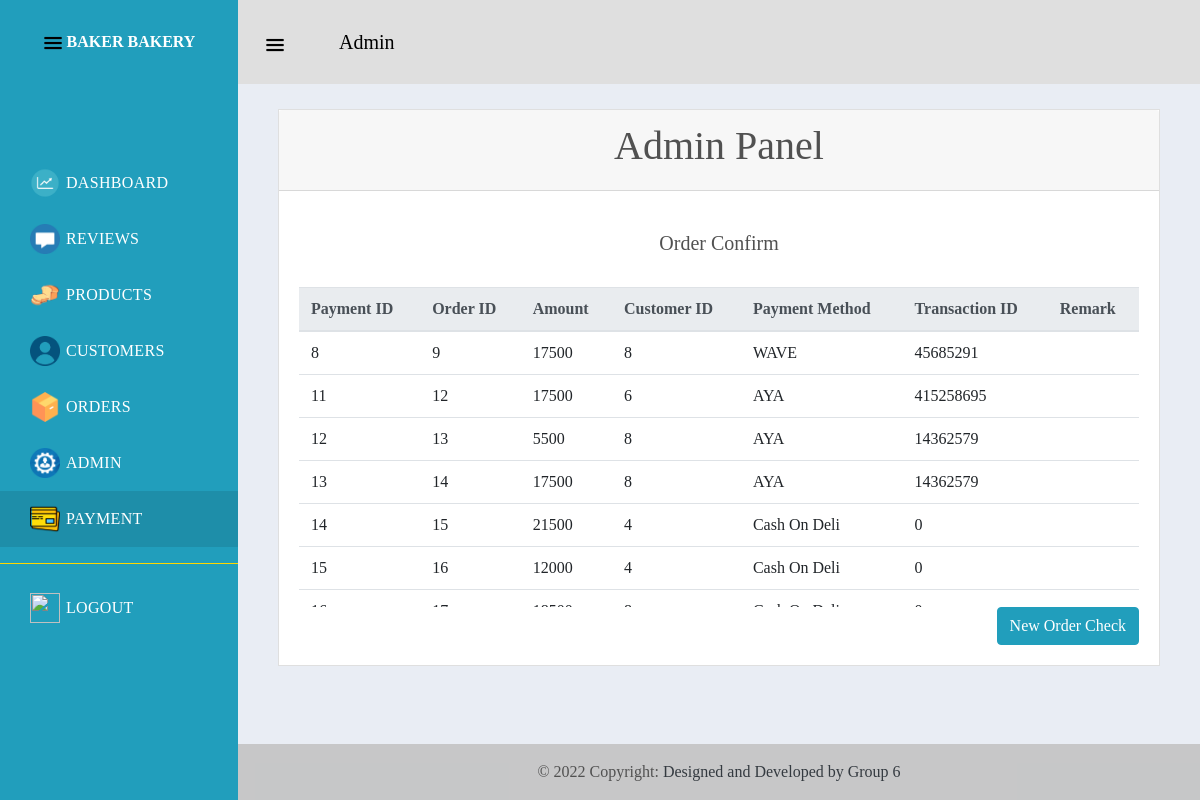
Screenshot of /neworder.php with the database file from the repository.
### tables this page shows
CREATE TABLE `payment` (
  `payid` int(11) NOT NULL,
  `oid` int(11) NOT NULL,
  `amount` int(11) NOT NULL,
  `uid` int(11) NOT NULL,
  `payment` text NOT NULL,
  `tranid` int(11) NOT NULL,
  `remark` text NOT NULL
);

### neworder.php (the view, shortened to what this page needs)
<!DOCTYPE>
<html>
<head>
    <link rel="stylesheet" href="https://maxcdn.bootstrapcdn.com/bootstrap/4.4.1/css/bootstrap.min.css">
  <link rel="stylesheet" type="text/css" href="css files/admindashboard.css">
</head>
<body>
  <div class='dashboard'>
    <div class="dashboard-nav">
        <header><a href="#!" class="menu-toggle">
            <i>
            <img src="images/menu.png" style="width:20px; height: 20px;"></i>
                <span>BAKER BAKERY</span></a>
        </header>
        <nav class="dashboard-nav-list">
            <a href="admindashboard.php" class="dashboard-nav-item">
                <i><img src="images/dashboard.png" style="width:30px; height:30px"></i>
                DASHBOARD </a>
            <a href="admin_review.php" class="dashboard-nav-item">
                <i><img src="images/review.png" style="width:30px; height:30px"></i>
                 REVIEWS </a>
            <a href="products.php" class="dashboard-nav-item">
                <i class="fas fa-cogs">
                    <img src="images/product.png" style="width:30px; height:30px">
                </i> PRODUCTS </a>
            <a href="customers.php" class="dashboard-nav-item"><i class="fas fa-user">
                <img src="images/customer.png" style="width:30px; height:30px">
            </i> CUSTOMERS </a>
            <a href="order.php" class="dashboard-nav-item"><i class="fas fa-user">
                <img src="images/order.png" style="width:30px; height:30px">
            </i> ORDERS </a>
            <a href="admin.php" class="dashboard-nav-item"><i class="fas fa-user">
                <img src="images/admin.png" style="width:30px; height:30px">
            </i> ADMIN </a>
            <a href="admin_payment.php" class="dashboard-nav-item active"><i class="fas fa-user">
                <img src="images/payment.png" style="width:30px; height:30px">
            </i> PAYMENT </a>
            <div class="nav-item-divider"></div>
            <a href="index.php" class="dashboard-nav-item">
            <i>
                <img src="images/logout.png" style="width:30px; height:30px">
            </i> LOGOUT </a>
        </nav>
    </div>
    <div class='dashboard-app'>
        <header class='dashboard-toolbar'>
            <a href="#" class="menu-toggle">
            <img src="images/menu.png" style="width:20px; height: 20px;"> <span style="font-size: 20px; color: black; padding-left: 50px;">Admin</span>
            </a>
        </header>
        <div class='dashboard-content'>
            <div class='container'>
                <div class='card'>
                    <div class='card-header'>
                        <h1>Admin Panel</h1>
                    </div>
                    <div class='card-body'>
                        <div class="card-body text-center">
                    <h5 class="card-title m-b-0">Order Confirm</h5>
                </div>
                <div class="table-responsive">
                    <table class="table">
                        <thead class="thead-light">
                            <tr>
                                <th scope="col">Payment ID</th>
                                <th scope="col">Order ID</th>
                                <th scope="col">Amount</th>
                                <th scope="col">Customer ID</th>
                                <th scope="col">Payment Method</th>
                                <th scope="col">Transaction ID</th>
                                <th scope="col">Remark</th>
                            </tr>
                        </thead>
                        <tbody class="customtable">
                        <?php
                            include "connection.php";
                            $viewquery = "SELECT * from payment where remark=''";
                            foreach ($dbconnection->query($viewquery) as $row){
                                $id = $row['payid'];
                                $oi = $row['oid'];
                                $am = $row['amount'];
                                $ci = $row['uid'];
                                $py = $row['payment'];
                                $tr = $row['tranid'];
                                $re = $row['remark'];
                                echo"<tr>";
                                echo"<td> $id </td>";
                                echo"<td> $oi </td>";
                                echo"<td> $am </td>";
                                echo"<td> $ci </td>";
                                echo"<td> $py </td>";
                                echo"<td> $tr </td>";
                                echo"<td> $re </td>";
                                echo" </tr>";
                            }
                        ?>
                        </tbody>
                    </table>
                </div>
                <button class="btn"  data-title="Confirm order" data-toggle="modal" data-target="#modify" onclick="location.href='coceorder.php';">New Order Check</button>
                    </div>
                </div>
            </div>
        </div>
        <footer class="bg-light text-center text-lg-start">
            <div class="text-center p-3" style="background-color: rgba(0, 0, 0, 0.2);">
              © 2022 Copyright:
              <a class="text-dark" href="https://mdbootstrap.com/">Designed and Developed by Group 6</a>
            </div>
        </footer>
    </div>
</div>
</body>
</html>

### css files/admindashboard.css (style rules this page uses)
body { margin: 0; font-family: "Times New Roman", Times, serif; font-size: 1rem; font-weight: 400; line-height: 1.5; color: #515151; text-align: left; background-color: #e9edf4; }
.card { position: relative; display: -webkit-box; display: -webkit-flex; display: -ms-flexbox; display: flex; -webkit-box-orient: vertical; -webkit-box-direction: normal; -webkit-flex-direction: column; -ms-flex-direction: column; flex-direction: column; min-width: 0; word-wrap: break-word; background-color: #fff; background-clip: border-box; border: 1px solid rgba(0, 0, 0, 0.125); border-radius: 0; }
.card-body { -webkit-box-flex: 1; -webkit-flex: 1 1 auto; -ms-flex: 1 1 auto; flex: 1 1 auto; padding: 1.25rem; }
.card-header { padding: 0.75rem 1.25rem; margin-bottom: 0; background-color: rgba(0, 0, 0, 0.03); border-bottom: 1px solid rgba(0, 0, 0, 0.125); text-align: center; }
.dashboard { display: -webkit-box; display: -webkit-flex; display: -ms-flexbox; display: flex; min-height: 100vh; }
.dashboard-app { display: -webkit-box; display: -webkit-flex; display: -ms-flexbox; display: flex; -webkit-box-orient: vertical; -webkit-box-direction: normal; -webkit-flex-direction: column; -ms-flex-direction: column; flex-direction: column; -webkit-box-flex: 2; -webkit-flex-grow: 2; -ms-flex-positive: 2; flex-grow: 2; margin-top: 84px; }
.dashboard-content { -webkit-box-flex: 2; -webkit-flex-grow: 2; -ms-flex-positive: 2; flex-grow: 2; padding: 25px; }
.dashboard-nav { min-width: 238px; position: fixed; left: 0; top: 0; bottom: 0; overflow: auto; background-color: #219ebc !important; }
.dashboard-nav header { min-height: 84px; padding: 8px 27px; display: -webkit-box; display: -webkit-flex; display: -ms-flexbox; display: flex; -webkit-box-pack: center; -webkit-justify-content: center; -ms-flex-pack: center; justify-content: center; -webkit-box-align: center; -webkit-align-items: center; -ms-flex-align: center; align-items: center; }
.dashboard-nav span { color: white; font-weight: bold; }
.dashboard-nav a { color: #515151; }
.dashboard-nav { background-color: #443ea2; }
.dashboard-nav a { color: #fff; }
.dashboard-nav-list { padding-top: 30%; display: -webkit-box; display: -webkit-flex; display: -ms-flexbox; display: flex; -webkit-box-orient: vertical; -webkit-box-direction: normal; -webkit-flex-direction: column; -ms-flex-direction: column; flex-direction: column; }
.dashboard-nav-item { min-height: 56px; padding: 8px 20px 8px 70px; display: -webkit-box; display: -webkit-flex; display: -ms-flexbox; display: flex; -webkit-box-align: center; -webkit-align-items: center; -ms-flex-align: center; align-items: center; letter-spacing: 0.02em; transition: ease-out 0.5s; }
.dashboard-nav-item i { width: 36px; font-size: 19px; margin-left: -40px; }
.active { background: rgba(0, 0, 0, 0.1); }
.dashboard-toolbar { min-height: 84px; background-color: #dfdfdf; display: -webkit-box; display: -webkit-flex; display: -ms-flexbox; display: flex; -webkit-box-align: center; -webkit-align-items: center; -ms-flex-align: center; align-items: center; padding: 8px 27px; position: fixed; top: 0; right: 0; left: 0; z-index: 1000; }
.nav-item-divider { height: 1px; margin: 1rem 0; overflow: hidden; background-color: gold; }
.dashboard-toolbar a { text-decoration: none; }
@media (min-width: 992px) { .dashboard-app { margin-left: 238px; } }
@media (min-width: 992px) { .dashboard-toolbar { left: 238px; } }
.table-responsive { height: 320px !important; }
.thead-light { background-color: rgba(0, 0, 0, 0.03); }
.btn { float: right; margin-left: 10px; background-color:#219ebc; border-color:#219ebc; color: white; }

### rows the page displays
payment: payid "8", oid "9", amount "17500", uid "8", payment "WAVE", tranid "45685291"
payment: payid "11", oid "12", amount "17500", uid "6", payment "AYA", tranid "415258695"
payment: payid "12", oid "13", amount "5500", uid "8", payment "AYA", tranid "14362579"
payment: payid "13", oid "14", amount "17500", uid "8", payment "AYA", tranid "14362579"
payment: payid "14", oid "15", amount "21500", uid "4", payment "Cash On Deli", tranid "0"
payment: payid "15", oid "16", amount "12000", uid "4", payment "Cash On Deli", tranid "0"
